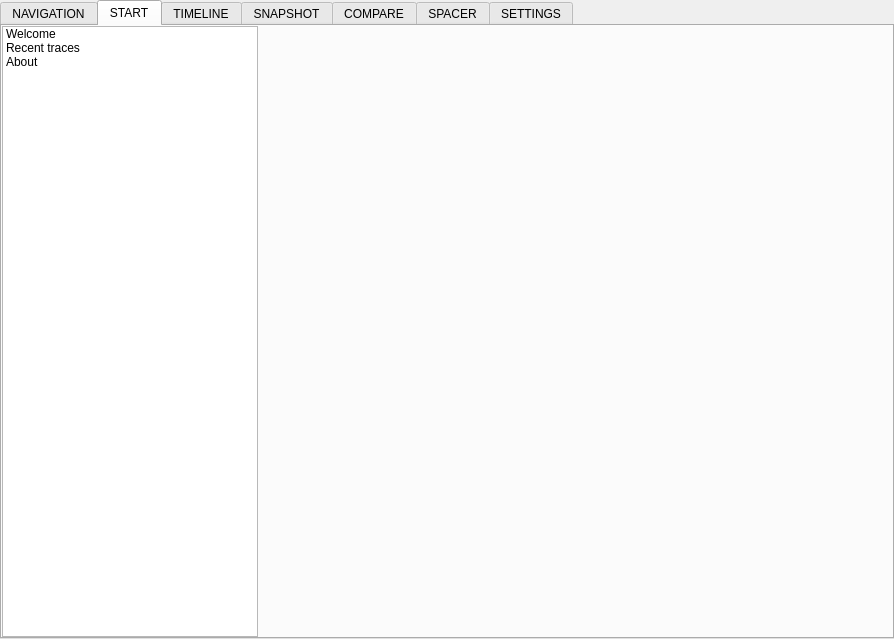
<?xml version="1.0" encoding="UTF-8"?>
<ui version="4.0">
 <class>MainWindow</class>
 <widget class="QMainWindow" name="main_window_">
  <property name="geometry">
   <rect>
    <x>0</x>
    <y>0</y>
    <width>894</width>
    <height>639</height>
   </rect>
  </property>
  <property name="windowTitle">
   <string>MainWindow</string>
  </property>
  <widget class="QWidget" name="main_content_">
   <layout class="QVBoxLayout" name="vertical_layout_5_">
    <property name="spacing">
     <number>0</number>
    </property>
    <property name="leftMargin">
     <number>0</number>
    </property>
    <property name="topMargin">
     <number>0</number>
    </property>
    <property name="rightMargin">
     <number>0</number>
    </property>
    <property name="bottomMargin">
     <number>0</number>
    </property>
    <item>
     <widget class="DriverOverridesNotificationBanner" name="driver_overrides_notification_banner_" native="true"/>
    </item>
    <item>
     <widget class="TabWidget" name="main_tab_widget_">
      <property name="currentIndex">
       <number>1</number>
      </property>
      <property name="movable">
       <bool>true</bool>
      </property>
      <widget class="QWidget" name="navigation_tab_">
       <attribute name="title">
        <string>NAVIGATION</string>
       </attribute>
      </widget>
      <widget class="QWidget" name="start_tab_">
       <attribute name="title">
        <string>START</string>
       </attribute>
       <layout class="QHBoxLayout" name="horizontal_layout_" stretch="1,5">
        <property name="spacing">
         <number>0</number>
        </property>
        <property name="leftMargin">
         <number>0</number>
        </property>
        <property name="topMargin">
         <number>0</number>
        </property>
        <property name="rightMargin">
         <number>0</number>
        </property>
        <property name="bottomMargin">
         <number>0</number>
        </property>
        <item>
         <widget class="NavigationListWidget" name="start_list_">
          <property name="sizePolicy">
           <sizepolicy hsizetype="Fixed" vsizetype="Expanding">
            <horstretch>0</horstretch>
            <verstretch>0</verstretch>
           </sizepolicy>
          </property>
          <item>
           <property name="text">
            <string>Welcome</string>
           </property>
          </item>
          <item>
           <property name="text">
            <string>Recent traces</string>
           </property>
          </item>
          <item>
           <property name="text">
            <string>About</string>
           </property>
          </item>
         </widget>
        </item>
        <item>
         <widget class="QStackedWidget" name="start_stack_"/>
        </item>
       </layout>
      </widget>
      <widget class="QWidget" name="timeline_tab_">
       <attribute name="title">
        <string>TIMELINE</string>
       </attribute>
       <layout class="QHBoxLayout" name="horizontal_layout_6_">
        <property name="spacing">
         <number>0</number>
        </property>
        <property name="leftMargin">
         <number>0</number>
        </property>
        <property name="topMargin">
         <number>0</number>
        </property>
        <property name="rightMargin">
         <number>0</number>
        </property>
        <property name="bottomMargin">
         <number>0</number>
        </property>
        <item>
         <widget class="NavigationListWidget" name="timeline_list_">
          <property name="sizePolicy">
           <sizepolicy hsizetype="Fixed" vsizetype="Expanding">
            <horstretch>0</horstretch>
            <verstretch>0</verstretch>
           </sizepolicy>
          </property>
          <item>
           <property name="text">
            <string>Snapshot generation</string>
           </property>
          </item>
          <item>
           <property name="text">
            <string>System information</string>
           </property>
          </item>
         </widget>
        </item>
        <item>
         <widget class="QStackedWidget" name="timeline_stack_"/>
        </item>
       </layout>
      </widget>
      <widget class="QWidget" name="snapshot_tab_">
       <attribute name="title">
        <string>SNAPSHOT</string>
       </attribute>
       <layout class="QHBoxLayout" name="horizontal_layout_3_" stretch="1">
        <property name="spacing">
         <number>0</number>
        </property>
        <property name="leftMargin">
         <number>0</number>
        </property>
        <property name="topMargin">
         <number>0</number>
        </property>
        <property name="rightMargin">
         <number>0</number>
        </property>
        <property name="bottomMargin">
         <number>0</number>
        </property>
        <item>
         <widget class="QStackedWidget" name="snapshot_start_stack_">
          <property name="currentIndex">
           <number>1</number>
          </property>
          <widget class="SnapshotStartPane" name="snapshot_page_1_"/>
          <widget class="QWidget" name="snapshot_page_2_">
           <layout class="QHBoxLayout" name="horizontal_layout_1_">
            <property name="spacing">
             <number>0</number>
            </property>
            <property name="leftMargin">
             <number>0</number>
            </property>
            <property name="topMargin">
             <number>0</number>
            </property>
            <property name="rightMargin">
             <number>0</number>
            </property>
            <property name="bottomMargin">
             <number>0</number>
            </property>
            <item>
             <layout class="QVBoxLayout" name="vertical_layout_">
              <property name="spacing">
               <number>0</number>
              </property>
              <property name="leftMargin">
               <number>0</number>
              </property>
              <property name="topMargin">
               <number>0</number>
              </property>
              <item>
               <widget class="NavigationListWidget" name="snapshot_list_">
                <property name="sizePolicy">
                 <sizepolicy hsizetype="Minimum" vsizetype="Expanding">
                  <horstretch>0</horstretch>
                  <verstretch>0</verstretch>
                 </sizepolicy>
                </property>
                <item>
                 <property name="text">
                  <string>Heap overview</string>
                 </property>
                </item>
                <item>
                 <property name="text">
                  <string>Resource overview</string>
                 </property>
                </item>
                <item>
                 <property name="text">
                  <string>Allocation overview</string>
                 </property>
                </item>
                <item>
                 <property name="text">
                  <string>Resource list</string>
                 </property>
                </item>
                <item>
                 <property name="text">
                  <string>Allocation explorer</string>
                 </property>
                </item>
                <item>
                 <property name="text">
                  <string>Resource details</string>
                 </property>
                </item>
               </widget>
              </item>
              <item>
               <layout class="QVBoxLayout" name="vertical_layout_1_">
                <property name="spacing">
                 <number>0</number>
                </property>
                <property name="leftMargin">
                 <number>0</number>
                </property>
                <property name="topMargin">
                 <number>0</number>
                </property>
               </layout>
              </item>
              <item>
               <widget class="ScaledLabel" name="snapshot_label_">
                <property name="sizePolicy">
                 <sizepolicy hsizetype="Minimum" vsizetype="Fixed">
                  <horstretch>0</horstretch>
                  <verstretch>0</verstretch>
                 </sizepolicy>
                </property>
                <property name="lineWidth">
                 <number>1</number>
                </property>
                <property name="text">
                 <string>You are currently viewing:</string>
                </property>
                <property name="indent">
                 <number>5</number>
                </property>
               </widget>
              </item>
              <item>
               <widget class="ArrowIconComboBox" name="snapshot_combo_box_">
                <property name="sizePolicy">
                 <sizepolicy hsizetype="Minimum" vsizetype="Fixed">
                  <horstretch>0</horstretch>
                  <verstretch>0</verstretch>
                 </sizepolicy>
                </property>
                <property name="text">
                 <string>Snapshot</string>
                </property>
               </widget>
              </item>
              <item>
               <widget class="ScaledLabel" name="bottom_spacer_label_">
                <property name="sizePolicy">
                 <sizepolicy hsizetype="Minimum" vsizetype="Fixed">
                  <horstretch>0</horstretch>
                  <verstretch>0</verstretch>
                 </sizepolicy>
                </property>
                <property name="text">
                 <string/>
                </property>
                <property name="indent">
                 <number>5</number>
                </property>
               </widget>
              </item>
             </layout>
            </item>
            <item>
             <widget class="QStackedWidget" name="snapshot_stack_"/>
            </item>
           </layout>
          </widget>
         </widget>
        </item>
       </layout>
      </widget>
      <widget class="QWidget" name="compare_tab_">
       <attribute name="title">
        <string>COMPARE</string>
       </attribute>
       <layout class="QHBoxLayout" name="horizontal_layout_2_">
        <property name="spacing">
         <number>0</number>
        </property>
        <property name="leftMargin">
         <number>0</number>
        </property>
        <property name="topMargin">
         <number>0</number>
        </property>
        <property name="rightMargin">
         <number>0</number>
        </property>
        <property name="bottomMargin">
         <number>0</number>
        </property>
        <item>
         <widget class="QStackedWidget" name="compare_start_stack_">
          <property name="currentIndex">
           <number>1</number>
          </property>
          <widget class="CompareStartPane" name="compare_snapshots_not_loaded_"/>
          <widget class="CompareStartPane" name="compare_snapshots_empty_"/>
          <widget class="QWidget" name="compare_snapshots_ok_">
           <layout class="QHBoxLayout" name="horizontal_layout_4_" stretch="1,5">
            <property name="spacing">
             <number>0</number>
            </property>
            <property name="leftMargin">
             <number>0</number>
            </property>
            <property name="topMargin">
             <number>0</number>
            </property>
            <property name="rightMargin">
             <number>0</number>
            </property>
            <property name="bottomMargin">
             <number>0</number>
            </property>
            <item>
             <widget class="NavigationListWidget" name="compare_list_">
              <property name="sizePolicy">
               <sizepolicy hsizetype="Fixed" vsizetype="Expanding">
                <horstretch>0</horstretch>
                <verstretch>0</verstretch>
               </sizepolicy>
              </property>
              <item>
               <property name="text">
                <string>Snapshot delta</string>
               </property>
              </item>
              <item>
               <property name="text">
                <string>Memory leak finder</string>
               </property>
              </item>
             </widget>
            </item>
            <item>
             <widget class="QStackedWidget" name="compare_stack_"/>
            </item>
           </layout>
          </widget>
         </widget>
        </item>
       </layout>
      </widget>
      <widget class="QWidget" name="spacer_tab_">
       <attribute name="title">
        <string>SPACER</string>
       </attribute>
      </widget>
      <widget class="QWidget" name="settings_tab_">
       <attribute name="title">
        <string>SETTINGS</string>
       </attribute>
       <layout class="QHBoxLayout" name="horizontal_layout_7_" stretch="1,5">
        <property name="spacing">
         <number>0</number>
        </property>
        <property name="leftMargin">
         <number>0</number>
        </property>
        <property name="topMargin">
         <number>0</number>
        </property>
        <property name="rightMargin">
         <number>0</number>
        </property>
        <property name="bottomMargin">
         <number>0</number>
        </property>
        <item>
         <widget class="NavigationListWidget" name="settings_list_">
          <property name="sizePolicy">
           <sizepolicy hsizetype="Fixed" vsizetype="Expanding">
            <horstretch>0</horstretch>
            <verstretch>0</verstretch>
           </sizepolicy>
          </property>
          <item>
           <property name="text">
            <string>General</string>
           </property>
          </item>
          <item>
           <property name="text">
            <string>Themes and colors</string>
           </property>
          </item>
          <item>
           <property name="text">
            <string>Keyboard shortcuts</string>
           </property>
          </item>
         </widget>
        </item>
        <item>
         <widget class="QStackedWidget" name="settings_stack_"/>
        </item>
       </layout>
      </widget>
     </widget>
    </item>
   </layout>
  </widget>
  <widget class="ScaledMenuBar" name="menu_bar_">
   <property name="geometry">
    <rect>
     <x>0</x>
     <y>0</y>
     <width>894</width>
     <height>21</height>
    </rect>
   </property>
  </widget>
 </widget>
 <layoutdefault spacing="6" margin="11"/>
 <customwidgets>
  <customwidget>
   <class>ArrowIconComboBox</class>
   <extends>QPushButton</extends>
   <header>qt_common/custom_widgets/arrow_icon_combo_box.h</header>
   <container>1</container>
  </customwidget>
  <customwidget>
   <class>NavigationListWidget</class>
   <extends>QListWidget</extends>
   <header>qt_common/custom_widgets/navigation_list_widget.h</header>
  </customwidget>
  <customwidget>
   <class>ScaledLabel</class>
   <extends>QLabel</extends>
   <header>qt_common/custom_widgets/scaled_label.h</header>
  </customwidget>
  <customwidget>
   <class>ScaledPushButton</class>
   <extends>QPushButton</extends>
   <header>qt_common/custom_widgets/scaled_push_button.h</header>
  </customwidget>
  <customwidget>
   <class>ScaledMenuBar</class>
   <extends>QMenuBar</extends>
   <header>qt_common/custom_widgets/scaled_menu_bar.h</header>
  </customwidget>
  <customwidget>
   <class>TabWidget</class>
   <extends>QTabWidget</extends>
   <header>qt_common/custom_widgets/tab_widget.h</header>
   <container>1</container>
  </customwidget>
  <customwidget>
   <class>SnapshotStartPane</class>
   <extends>QWidget</extends>
   <header>views/snapshot/snapshot_start_pane.h</header>
   <container>1</container>
  </customwidget>
  <customwidget>
   <class>CompareStartPane</class>
   <extends>QWidget</extends>
   <header>views/compare/compare_start_pane.h</header>
   <container>1</container>
  </customwidget>
  <customwidget>
   <class>DriverOverridesNotificationBanner</class>
   <extends>QWidget</extends>
   <header>qt_common/custom_widgets/driver_overrides_notification_banner.h</header>
   <container>1</container>
  </customwidget>
 </customwidgets>
 <resources/>
 <connections/>
</ui>
